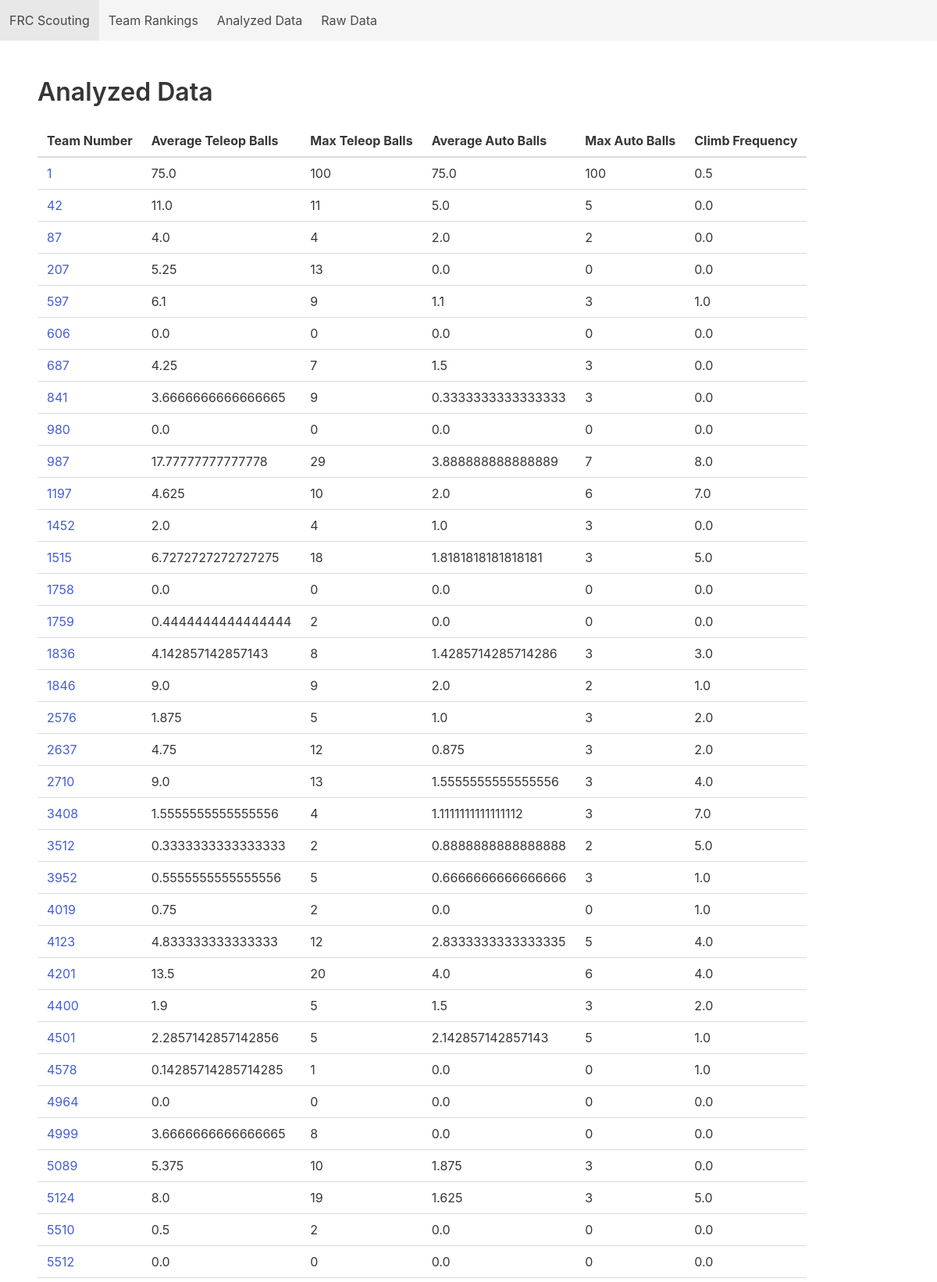
The app's page /data/analyzed (upper part) with its own data.
### tables this page shows
CREATE TABLE analyzed_scouting_data(team_number INTEGER, average_teleop_balls REAL, max_teleop_balls INTEGER, average_auto_balls REAL, max_auto_balls INTEGER, climb_frequency REAL);

### app.py (the view)
@app.route("/data/analyzed")
def analyzed_data():
    return flask.render_template("tabular_data_view.html", title="Analyzed Data", headers=data.analyzed_data_headers, rows=db.get_all_analyzed_data())

### database.py (called while the page is built)
    def execute_return_query(self, query_text,  *parameters, headers=True):
        conn = sqlite3.connect(self.filename)
        cur = conn.cursor()
        cur.execute(query_text, parameters)
        column_names = []
        for column in cur.description:
            column_names.append(column[0])
        rows = cur.fetchall()
        if (headers):
            dicts = []
            for row in rows:
                d = dict(zip(column_names, row))
                dicts.append(d)
            conn.close()
            return dicts
        else:
            return rows

    def get_all_analyzed_data(self):
        query = 'SELECT * FROM analyzed_scouting_data ORDER BY team_number;'
        return self.execute_return_query(query, headers=False)

### templates/tabular_data_view.html
{% extends 'base.html' %}
{% block content %}
    <table class="table">
        <thead>
            {% for header in headers %}
                <th> {{header}} </th>
            {% endfor %}
        </thead>
        <tbdody>
            {% for row in rows %}
                <tr>
                    {% for data in row %}
                        {% if loop.index0 == 0 %}
                            <td>
                                <a href="{{'/team/' + data|string}}">{{data}}</a>
                            </td>
                        {% else %}
                            <td>{{data}}</td>
                        {% endif %}
                    {% endfor %}
                </tr>
            {% endfor %}
        </tbdody>
    </table>
{% endblock %}

### records on screen
analyzed_scouting_data: row "1", average_teleop_balls "75.0", row "100" "100", average_auto_balls "75.0", climb_frequency "0.5"
analyzed_scouting_data: row "42", average_teleop_balls "11.0", row "11" "5", average_auto_balls "5.0", climb_frequency "0.0"
analyzed_scouting_data: row "87", average_teleop_balls "4.0", row "4" "2", average_auto_balls "2.0", climb_frequency "0.0"
analyzed_scouting_data: row "207", average_teleop_balls "5.25", row "13" "0", average_auto_balls "0.0", climb_frequency "0.0"
analyzed_scouting_data: team_number "597", average_teleop_balls "6.1", row "9" "3", average_auto_balls "1.1", climb_frequency "1.0"
analyzed_scouting_data: team_number "606", average_teleop_balls "0.0", row "0" "0", average_auto_balls "0.0", climb_frequency "0.0"
analyzed_scouting_data: team_number "687", average_teleop_balls "4.25", row "7" "3", average_auto_balls "1.5", climb_frequency "0.0"
analyzed_scouting_data: team_number "841", average_teleop_balls "3.6666666666666665", row "9" "3", average_auto_balls "0.3333333333333333", climb_frequency "0.0"
analyzed_scouting_data: team_number "980", average_teleop_balls "0.0", row "0" "0", average_auto_balls "0.0", climb_frequency "0.0"
analyzed_scouting_data: team_number "987", average_teleop_balls "17.77777777777778", row "29" "7", average_auto_balls "3.888888888888889", climb_frequency "8.0"
analyzed_scouting_data: team_number "1197", average_teleop_balls "4.625", row "10" "6", average_auto_balls "2.0", climb_frequency "7.0"
analyzed_scouting_data: team_number "1452", average_teleop_balls "2.0", row "4" "3", average_auto_balls "1.0", climb_frequency "0.0"
analyzed_scouting_data: team_number "1515", average_teleop_balls "6.7272727272727275", row "18" "3", average_auto_balls "1.8181818181818181", climb_frequency "5.0"
analyzed_scouting_data: team_number "1758", average_teleop_balls "0.0", row "0" "0", average_auto_balls "0.0", climb_frequency "0.0"
analyzed_scouting_data: team_number "1759", average_teleop_balls "0.4444444444444444", row "2" "0", average_auto_balls "0.0", climb_frequency "0.0"
analyzed_scouting_data: team_number "1836", average_teleop_balls "4.142857142857143", row "8" "3", average_auto_balls "1.4285714285714286", climb_frequency "3.0"
analyzed_scouting_data: team_number "1846", average_teleop_balls "9.0", row "9" "2", average_auto_balls "2.0", climb_frequency "1.0"
analyzed_scouting_data: team_number "2576", average_teleop_balls "1.875", row "5" "3", average_auto_balls "1.0", climb_frequency "2.0"
analyzed_scouting_data: team_number "2637", average_teleop_balls "4.75", row "12" "3", average_auto_balls "0.875", climb_frequency "2.0"
analyzed_scouting_data: team_number "2710", average_teleop_balls "9.0", row "13" "3", average_auto_balls "1.5555555555555556", climb_frequency "4.0"
analyzed_scouting_data: team_number "3408", average_teleop_balls "1.5555555555555556", row "4" "3", average_auto_balls "1.1111111111111112", climb_frequency "7.0"
analyzed_scouting_data: team_number "3512", average_teleop_balls "0.3333333333333333", row "2" "2", average_auto_balls "0.8888888888888888", climb_frequency "5.0"
analyzed_scouting_data: team_number "3952", average_teleop_balls "0.5555555555555556", row "5" "3", average_auto_balls "0.6666666666666666", climb_frequency "1.0"
analyzed_scouting_data: team_number "4019", average_teleop_balls "0.75", row "2" "0", average_auto_balls "0.0", climb_frequency "1.0"
analyzed_scouting_data: team_number "4123", average_teleop_balls "4.833333333333333", row "12" "5", average_auto_balls "2.8333333333333335", climb_frequency "4.0"
analyzed_scouting_data: team_number "4201", average_teleop_balls "13.5", row "20" "6", average_auto_balls "4.0", climb_frequency "4.0"
analyzed_scouting_data: team_number "4400", average_teleop_balls "1.9", row "5" "3", average_auto_balls "1.5", climb_frequency "2.0"
analyzed_scouting_data: team_number "4501", average_teleop_balls "2.2857142857142856", row "5" "5", average_auto_balls "2.142857142857143", climb_frequency "1.0"
analyzed_scouting_data: team_number "4578", average_teleop_balls "0.14285714285714285", row "1" "0", average_auto_balls "0.0", climb_frequency "1.0"
analyzed_scouting_data: team_number "4964", average_teleop_balls "0.0", row "0" "0", average_auto_balls "0.0", climb_frequency "0.0"
analyzed_scouting_data: team_number "4999", average_teleop_balls "3.6666666666666665", row "8" "0", average_auto_balls "0.0", climb_frequency "0.0"
analyzed_scouting_data: team_number "5089", average_teleop_balls "5.375", row "10" "3", average_auto_balls "1.875", climb_frequency "0.0"
analyzed_scouting_data: team_number "5124", average_teleop_balls "8.0", row "19" "3", average_auto_balls "1.625", climb_frequency "5.0"
analyzed_scouting_data: team_number "5510", average_teleop_balls "0.5", row "2" "0", average_auto_balls "0.0", climb_frequency "0.0"
analyzed_scouting_data: team_number "5512", average_teleop_balls "0.0", row "0" "0", average_auto_balls "0.0", climb_frequency "0.0"

### other values on screen
{{ title }} "Analyzed Data"
{{ header }} "Team Number" "Average Teleop Balls" "Max Teleop Balls" "Average Auto Balls" "Max Auto Balls" "Climb Frequency"
